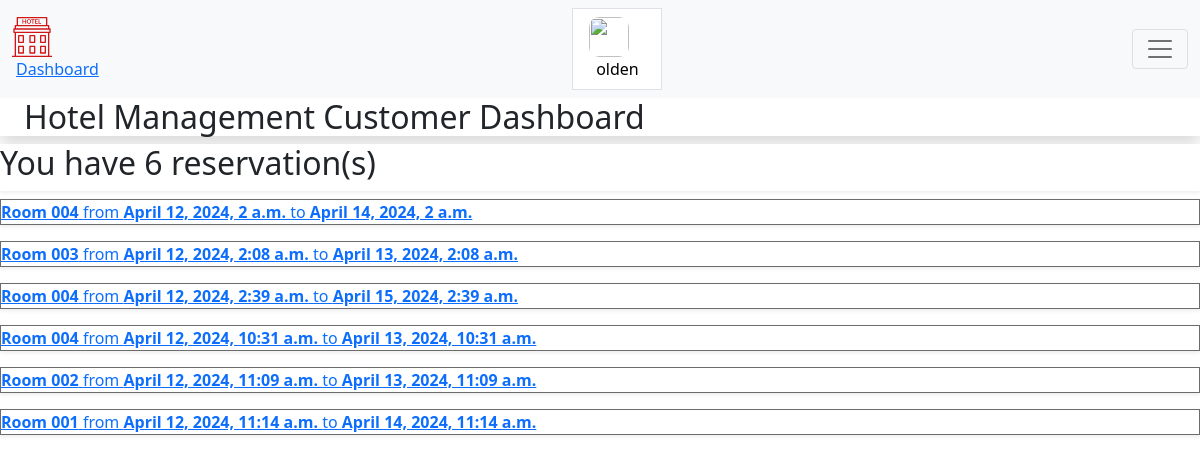
The app's page /dashboard/ (signed in), older data.
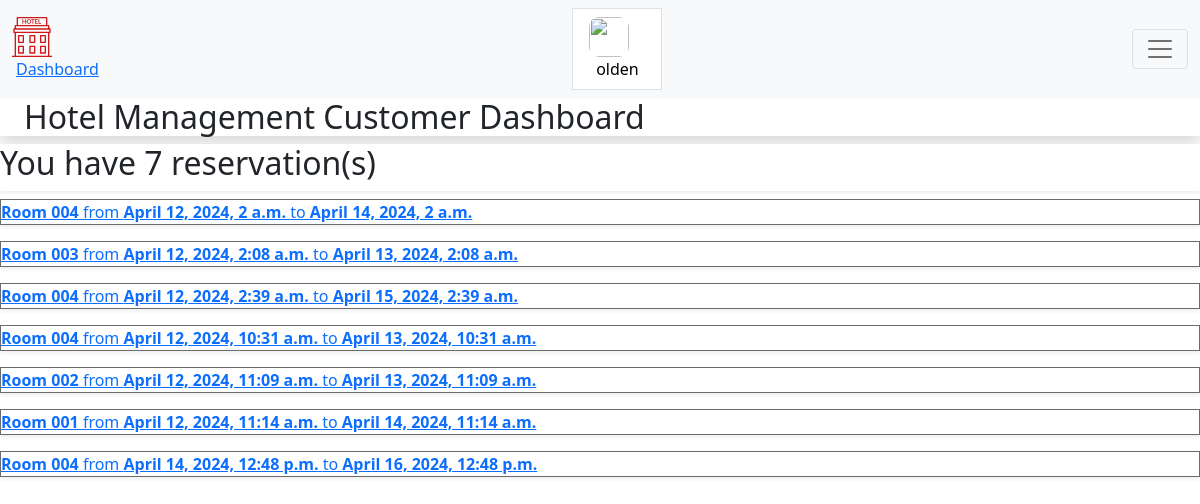
The same page, newer data.
### reservation/models.py (models this page shows, shortened)
class ReservationModel(models.Model):
    user=models.ForeignKey(CustomBaseuser,on_delete=models.CASCADE)
    checkInDateandTime= models.DateTimeField(auto_now_add=True, null=False,blank=False)
    preference=models.ForeignKey(Preferencemodel,on_delete=models.CASCADE,null=True)
    numberofdays = models.CharField(max_length=150, blank=False,null=True)
    payment=models.OneToOneField(PaymentModel,on_delete=models.CASCADE,null=True,blank=True)
    room = models.CharField(max_length=150, blank=False,null=True)
    def checkoutime(self):
        time = self.checkInDateandTime + datetime.timedelta(days=int(self.numberofdays))
        return time
    def getabsoluteurl(self):
        return reverse('reservation_id',kwargs={"id":self.id})

### Customeruser/views.py (the view)
# urls.py: path('dashboard/', dashboard, name='dashboard'),
@login_required(login_url='login')
def dashboard(request):
    userr=CustomBaseuser.objects.get(email=request.user.email)
    reservations = ReservationModel.objects.filter(user=userr)
    count=reservations.count()
    context={'reservations':reservations,'count':count,'user':userr}
    return render(request,'dashboard.html',context)

### templates/dashboard.html (shortened to what the changed rows need)
{% load static %}
<!DOCTYPE html>
<html lang="en">
<head>
    <link href="https://fonts.bunny.net/css?family=figtree:400,500,600&display=swap" rel="stylesheet" />
    <link href="https://cdn.jsdelivr.net/npm/bootstrap@5.1.3/dist/css/bootstrap.min.css" rel="stylesheet"
>
    <link rel="stylesheet" href="https://hotelmanagement.com.ng/public/build/assets/app-CxbmzRxr.css" />
    <link rel="stylesheet" href="{%static 'css/menu.css'%}" />
</head>
<body class="font-sans antialiased">
    <div class="min-h-screen bg-gray-100 dark:bg-gray-900">
        <header class="bg-white dark:bg-gray-800 shadow">
            <div class="max-w-7xl mx-auto py-6 px-4 sm:px-6 lg:px-8">
                <h2 class="font-semibold text-xl text-gray-800 dark:text-gray-200 leading-tight">
                    Hotel Management Customer Dashboard
                </h2>
            </div>
        </header>
        <main>
            <div class="py-6">
                <div class="max-w-7xl mx-auto sm:px-6 lg:px-8">
                    <div class="bg-white dark:bg-gray-800 overflow-hidden shadow-sm sm:rounded-lg">
                        <div class="p-6 text-gray-900 dark:text-gray-100">
                            <h2 class="text-lg font-medium text-gray-900 dark:text-gray-100">
                                You have
                                {{count}} reservation(s)
                            </h2>
                        </div>
                    </div>
                </div>
            </div>
            {% if reservations %}
            {% for i in reservations %}
            <a href="{{i.getabsoluteurl}}">
                <div class="py-2">
                    <div class="max-w-7xl mx-auto sm:px-6 lg:px-8">
                        <div class="bg-white dark:bg-gray-800 overflow-hidden shadow-sm sm:rounded-lg"
                            style="border: #6a6c6d 1px solid">
                            <div class="p-6 text-gray-900 dark:text-gray-100">
                                <b>{{i.room}}</b> from <b>{{i.checkInDateandTime}}</b> to <b>{{i.checkoutime}}
                                </b>
                            </div>
                        </div>
                    </div>
                </div>
            </a>
            {% endfor %}
            {%endif%}
        </main>
    </div>
</body>
</html>

Row changes from the older to the newer data that the page shows:
added ReservationModel: room "Room 004", checkInDateandTime "April 14, 2024, 12:48 p.m.", checkoutime "April 16, 2024, 12:48 p.m."
Text that changed along with them:
{{ count }}: "6" → "7"
